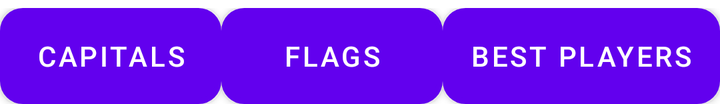
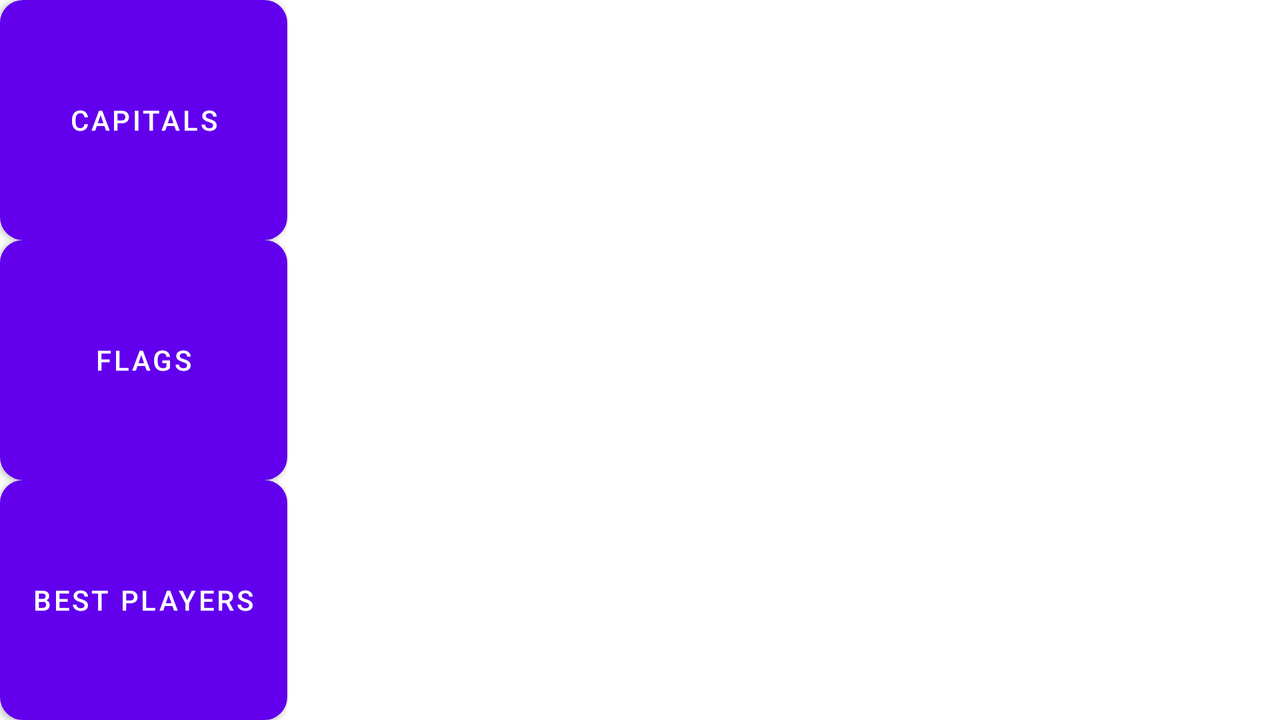

The same Android screen from two of the app's own layout files: first res/layout/ as a phone draws it, then the repository's variant for another configuration, drawn on a device whose configuration selects that folder. Both files follow.
<!-- AndroidManifest.xml: fallback theme Theme.MaterialComponents.DayNight.NoActionBar -->
<!-- res/layout/buttons_fragment.xml -->
<?xml version="1.0" encoding="utf-8"?>
<LinearLayout xmlns:android="http://schemas.android.com/apk/res/android"
    android:orientation="vertical" android:layout_width="match_parent"
    android:layout_height="wrap_content"
    android:gravity="top">

    <LinearLayout
        android:splitMotionEvents="false"
        android:orientation="horizontal"
        android:layout_width="match_parent"
        android:layout_height="wrap_content"
        android:paddingTop="4dp">

        <Button
            android:layout_width="wrap_content"
            android:layout_height="wrap_content"
            android:text="@string/capitalsButton"
            android:id="@+id/capitalsButton"
            android:onClick="btnClick"
            android:layout_weight="1"
            android:background="@drawable/buttons"
            android:textColor="@android:color/white"
            android:padding="2dp" />

        <Button
            android:layout_width="wrap_content"
            android:layout_height="wrap_content"
            android:text="@string/flagsButton"
            android:id="@+id/flagsButon"
            android:onClick="btnClick"
            android:layout_weight="1"
            android:background="@drawable/buttons"
            android:textColor="@android:color/white"
            android:padding="2dp" />

        <Button
            android:layout_width="wrap_content"
            android:layout_height="wrap_content"
            android:text="@string/rateButton"
            android:id="@+id/rateButton"
            android:layout_weight="1"
            android:background="@drawable/buttons"
            android:textColor="@android:color/white"
            android:padding="2dp" />
    </LinearLayout>


</LinearLayout>
<!-- resources referenced by this layout -->
<resources>
  <!-- drawable buttons (drawable) -->
  <?xml version="1.0" encoding="utf-8"?>
  <selector xmlns:android="http://schemas.android.com/apk/res/android">
      <item android:state_pressed="true">
          <shape>
              <gradient
                  android:angle="90"
                  android:endColor="#000050"
                  android:startColor="#0000E0" />
              <stroke
                  android:width="3dp"
                  android:color="#303030" />
              <corners
                  android:radius="10dp" />
              <padding
                  android:bottom="10dp"
                  android:left="10dp"
                  android:right="10dp"
                  android:top="10dp" />
          </shape>
      </item>
  
      <item android:state_focused="true">
          <shape>
              <gradient
                  android:angle="270"
                  android:endColor="#ffffff"
                  android:startColor="#ffffff" />
              <stroke
                  android:width="3dp"
                  android:color="#303030" />
              <corners
                  android:radius="10dp" />
              <padding
                  android:bottom="10dp"
                  android:left="10dp"
                  android:right="10dp"
                  android:top="10dp" />
          </shape>
      </item>
  
      <item>
          <shape>
              <gradient
                  android:angle="270"
                  android:endColor="#005050"
                  android:startColor="#00E0E0" />
              <stroke
                  android:width="3dp"
                  android:color="#303030" />
              <corners
                  android:radius="10dp" />
              <padding
                  android:bottom="10dp"
                  android:left="10dp"
                  android:right="10dp"
                  android:top="10dp" />
          </shape>
      </item>
  </selector>
  <string name="capitalsButton">Capitals</string>
  <string name="flagsButton">Flags</string>
  <string name="rateButton">Best Players</string>
</resources>
<!-- res/layout-land/buttons_fragment.xml (the repository's variant of the layout above) -->
<!-- drawn on the phone turned sideways -->
<?xml version="1.0" encoding="utf-8"?>
<LinearLayout xmlns:android="http://schemas.android.com/apk/res/android"
    android:orientation="vertical"
    android:layout_width="wrap_content"
    android:layout_height="match_parent"
    android:gravity="top">


    <Button
        android:layout_width="match_parent"
        android:layout_height="wrap_content"
        android:text="@string/capitalsButton"
        android:id="@+id/capitalsButton"
        android:onClick="btnClick"
        android:layout_weight="1"
        android:background="@drawable/buttons"
        android:textColor="@android:color/white"/>

    <Button
        android:layout_width="match_parent"
        android:layout_height="wrap_content"
        android:text="@string/flagsButton"
        android:id="@+id/flagsButon"
        android:onClick="btnClick"
        android:layout_weight="1"
        android:background="@drawable/buttons"
        android:textColor="@android:color/white"/>

    <Button
        android:layout_width="match_parent"
        android:layout_height="wrap_content"
        android:text="@string/rateButton"
        android:id="@+id/rateButton"
        android:layout_weight="1"
        android:background="@drawable/buttons"
        android:textColor="@android:color/white"/>


</LinearLayout>
